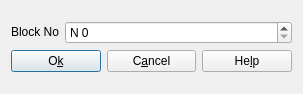
<?xml version="1.0" encoding="UTF-8"?>
<ui version="4.0">
 <class>BlockEntry</class>
 <widget class="QDialog" name="BlockEntry">
  <property name="geometry">
   <rect>
    <x>0</x>
    <y>0</y>
    <width>303</width>
    <height>94</height>
   </rect>
  </property>
  <property name="minimumSize">
   <size>
    <width>0</width>
    <height>0</height>
   </size>
  </property>
  <property name="maximumSize">
   <size>
    <width>32767</width>
    <height>32767</height>
   </size>
  </property>
  <property name="windowTitle">
   <string>NC Block Entry</string>
  </property>
  <property name="windowIcon">
   <iconset>
    <normaloff>.</normaloff>.</iconset>
  </property>
  <layout class="QGridLayout">
   <item row="0" column="0">
    <layout class="QVBoxLayout">
     <item>
      <layout class="QHBoxLayout">
       <item>
        <widget class="QLabel" name="TextLabel1">
         <property name="sizePolicy">
          <sizepolicy hsizetype="Fixed" vsizetype="Fixed">
           <horstretch>0</horstretch>
           <verstretch>0</verstretch>
          </sizepolicy>
         </property>
         <property name="frameShape">
          <enum>QFrame::NoFrame</enum>
         </property>
         <property name="frameShadow">
          <enum>QFrame::Raised</enum>
         </property>
         <property name="text">
          <string>Block No</string>
         </property>
         <property name="alignment">
          <set>Qt::AlignCenter</set>
         </property>
        </widget>
       </item>
       <item>
        <widget class="QSpinBox" name="SpinBoxBlock">
         <property name="cursor">
          <cursorShape>ArrowCursor</cursorShape>
         </property>
         <property name="toolTip">
          <string>Enter The NC Block Number</string>
         </property>
         <property name="buttonSymbols">
          <enum>QAbstractSpinBox::UpDownArrows</enum>
         </property>
         <property name="prefix">
          <string>N </string>
         </property>
         <property name="maximum">
          <number>100000000</number>
         </property>
        </widget>
       </item>
      </layout>
     </item>
     <item>
      <layout class="QHBoxLayout">
       <item>
        <widget class="QPushButton" name="okButton">
         <property name="text">
          <string>O&amp;k</string>
         </property>
         <property name="icon">
          <iconset>
           <normaloff>image1</normaloff>image1</iconset>
         </property>
         <property name="default">
          <bool>true</bool>
         </property>
        </widget>
       </item>
       <item>
        <widget class="QPushButton" name="cancelButton">
         <property name="text">
          <string>C&amp;ancel</string>
         </property>
         <property name="icon">
          <iconset>
           <normaloff>image2</normaloff>image2</iconset>
         </property>
        </widget>
       </item>
       <item>
        <widget class="QPushButton" name="helpButton">
         <property name="text">
          <string>He&amp;lp</string>
         </property>
         <property name="icon">
          <iconset>
           <normaloff>image3</normaloff>image3</iconset>
         </property>
        </widget>
       </item>
      </layout>
     </item>
    </layout>
   </item>
  </layout>
 </widget>
 <layoutdefault spacing="6" margin="11"/>
 <resources/>
 <connections>
  <connection>
   <sender>okButton</sender>
   <signal>clicked()</signal>
   <receiver>BlockEntry</receiver>
   <slot>accept()</slot>
   <hints>
    <hint type="sourcelabel">
     <x>20</x>
     <y>20</y>
    </hint>
    <hint type="destinationlabel">
     <x>20</x>
     <y>20</y>
    </hint>
   </hints>
  </connection>
  <connection>
   <sender>cancelButton</sender>
   <signal>clicked()</signal>
   <receiver>BlockEntry</receiver>
   <slot>reject()</slot>
   <hints>
    <hint type="sourcelabel">
     <x>20</x>
     <y>20</y>
    </hint>
    <hint type="destinationlabel">
     <x>20</x>
     <y>20</y>
    </hint>
   </hints>
  </connection>
 </connections>
</ui>
